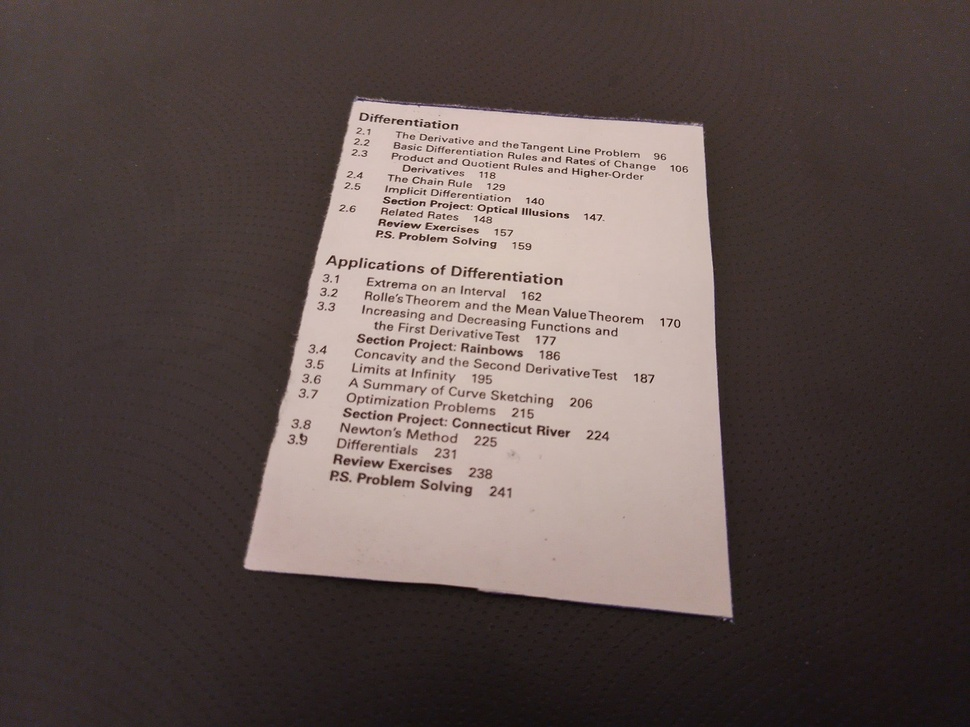
#> input picture Original_Images/Image_1.jpeg, 970 x 727 px, shrunk from 1280 x 960 before the run
$ jupyter execute --allow-errors Assignment_5_NB.ipynb
#> lines starting #> are read from the running program, lines starting #| are printed output that depends on the picture; after the words box and inside, x2 and y2 are one past the last pixel; in counts of white or black regions, pixels touching at a corner belong together
# Display the original image

[cell 1]
import os
import cv2
import numpy as np
import easyocr
import matplotlib.pyplot as plt


image_path = 'Original_Images/Image_1.jpeg'
image = cv2.imread(image_path)
#> image is the input picture: shape (727, 970, 3); mean B, G, R 78.5, 81.6, 95.2
original_image = image.copy()

plt.figure(figsize=(6, 6))
plt.imshow(cv2.cvtColor(original_image, cv2.COLOR_BGR2RGB))
plt.title('Original Image')
plt.axis('off')
plt.show()

# Border Detection

[cell 2]
gray = cv2.cvtColor(image, cv2.COLOR_BGR2GRAY)

edges = cv2.Canny(gray, 50, 150, apertureSize=3)
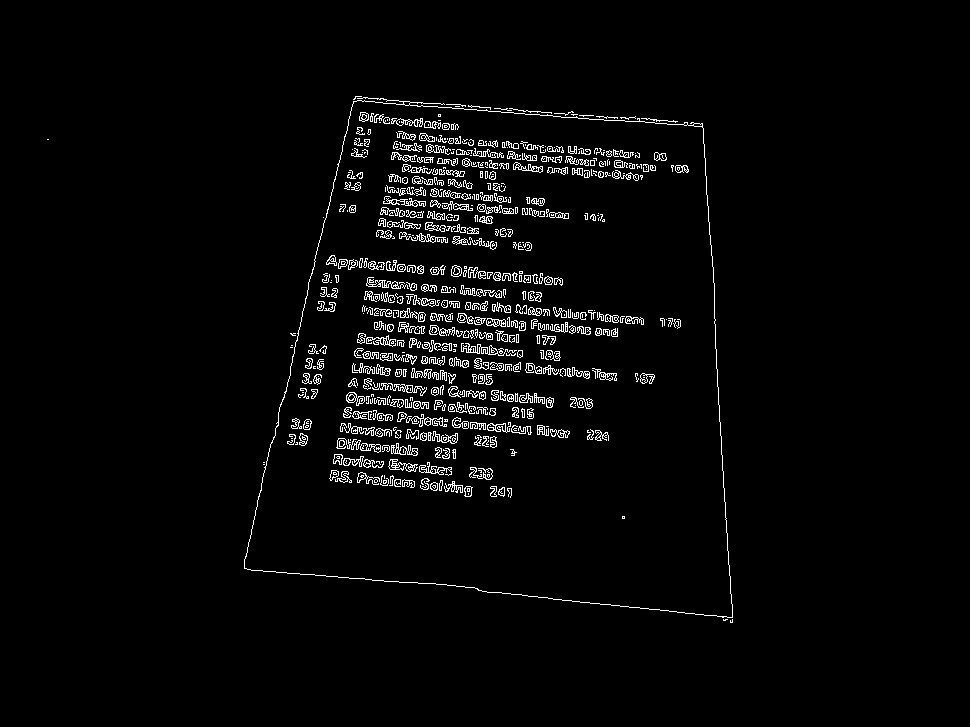
#> edges: shape (727, 970); 2.9% white in thin lines or dots, all inside (x1, y1, x2, y2) = (47, 96, 733, 623)

contours, _ = cv2.findContours(edges, cv2.RETR_EXTERNAL, cv2.CHAIN_APPROX_SIMPLE)
#> contours = 22 contours, 21 with area under 20; largest, box (x1, y1, x2, y2) and area: (244, 97, 733, 618) 202208

contours = sorted(contours, key=cv2.contourArea, reverse=True)[:1]
#> contours = 1 contour; box (x1, y1, x2, y2) and area: (244, 97, 733, 618) 202208

for cnt in contours:
    epsilon = 0.02 * cv2.arcLength(cnt, True)
    approx = cv2.approxPolyDP(cnt, epsilon, True)

    if len(approx) == 4:
        cv2.drawContours(original_image, [approx], -1, (0, 255, 0), 5)
#> this loop made 1 pass
#> epsilon on pass 1: 42.13

plt.figure(figsize=(6, 6))
plt.imshow(cv2.cvtColor(original_image, cv2.COLOR_BGR2RGB))
plt.title('Image with Detected Boundaries')
plt.axis('off')
plt.show()
